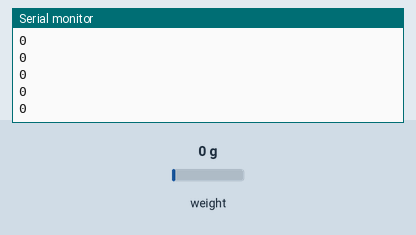
A sketch run on a simulated Arduino Uno, built with avr-gcc and run on an emulated ATmega328P. Parts: the last lines printed to the serial monitor. The inputs (shaded band) are chosen by the test bench; at power-on: weight on the scale 0 g.

Above: at 3.2 s.
3.3 s: weight on the scale set to 100 g
At 3.46 s:
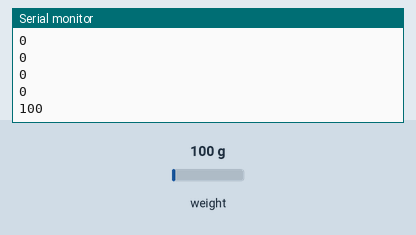
4.8 s: weight on the scale set to 1250 g
At 4.86 s:
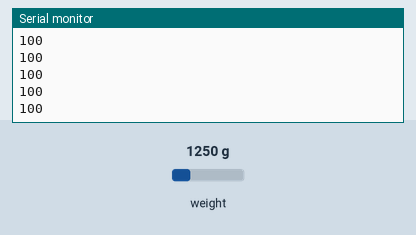
Timing chart, 0 to 7.8 s (numbered marks = the images above; inputs shaded):
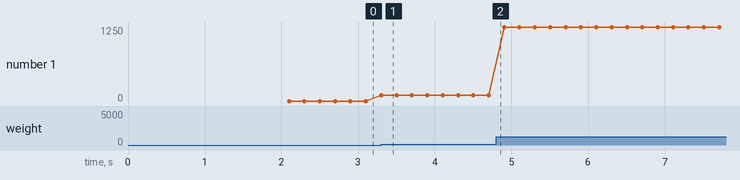

The sketch:

Exemplu.ino
```cpp
#include <HX711.h>

#define DT 2 //pinul DT de pe modul
#define SCK 3 //pinul SCK de pe modul

HX711 scale; //definire modul

void setup() {
  Serial.begin(9600);
  scale.begin(DT, SCK); //initializare modul
  scale.set_scale(-400); //calibrare modul
  //pentru calibrare, initial se lasa argumentul gol ("scale.setscale()"), iar dupa se va pune o greutate cunoscuta
  //de pilda 100g. Se folosese formula calibrare = valoare_citita / valoare_cunoscuta
  Serial.println("Initializare...");
  delay(1000);
  scale.tare();
  Serial.println("Initializat.");
}

void loop() {
  if(scale.is_ready()) //verificare daca senzorul este pregatit
  {
    long value = scale.get_units(); //se citeste valoarea de pe cantar (dupa calibrare, daca este cazul)
    Serial.println(value); //afisare valoare
  }
  delay(100);
}
```

Measured:
- after the input at 3.3 s, the serial monitor: prints a new line at once (image 1)
- plotted number 1: 0 → 100 after the input at 3.3 s, 100 → 1250 after the input at 4.8 s
